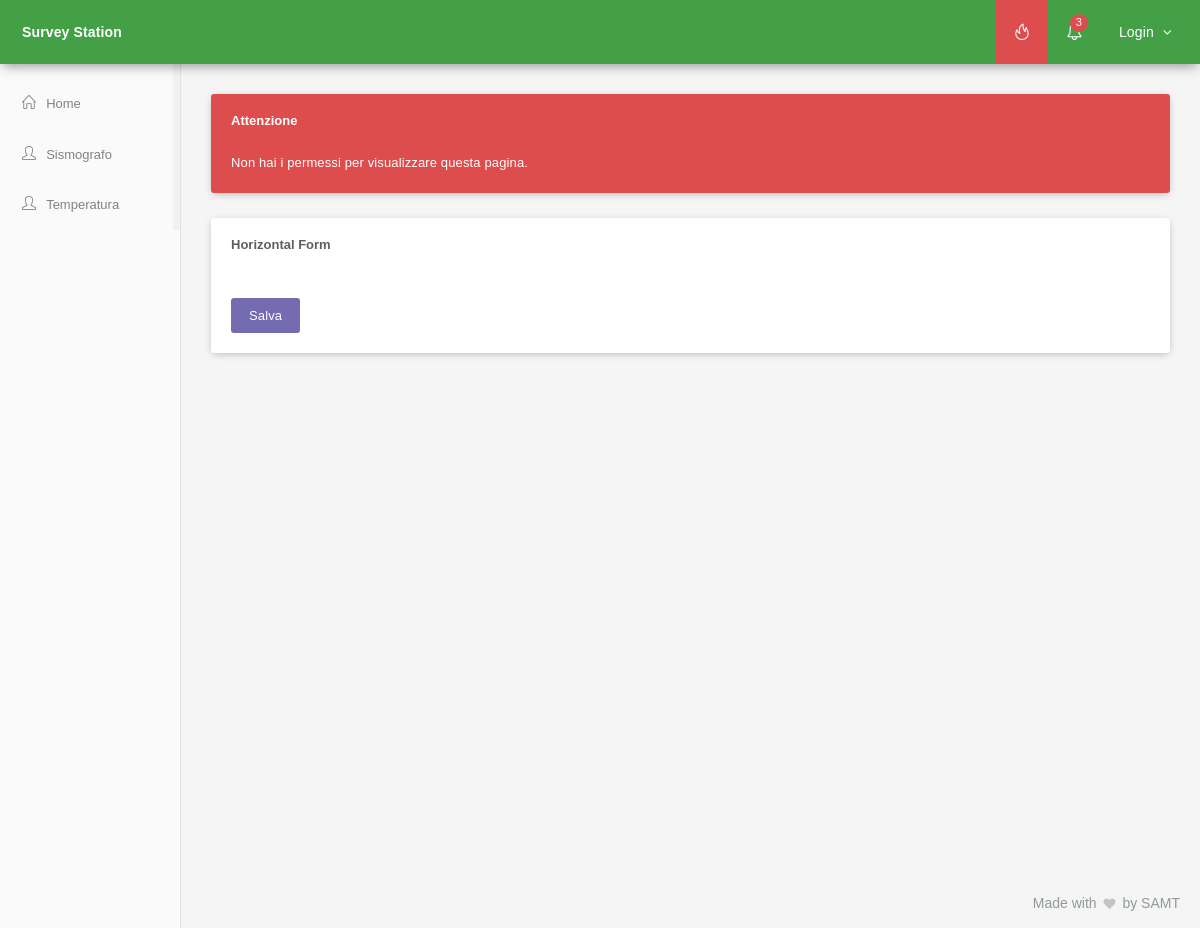
Before: /Sito/admin/index.php with the older database file.
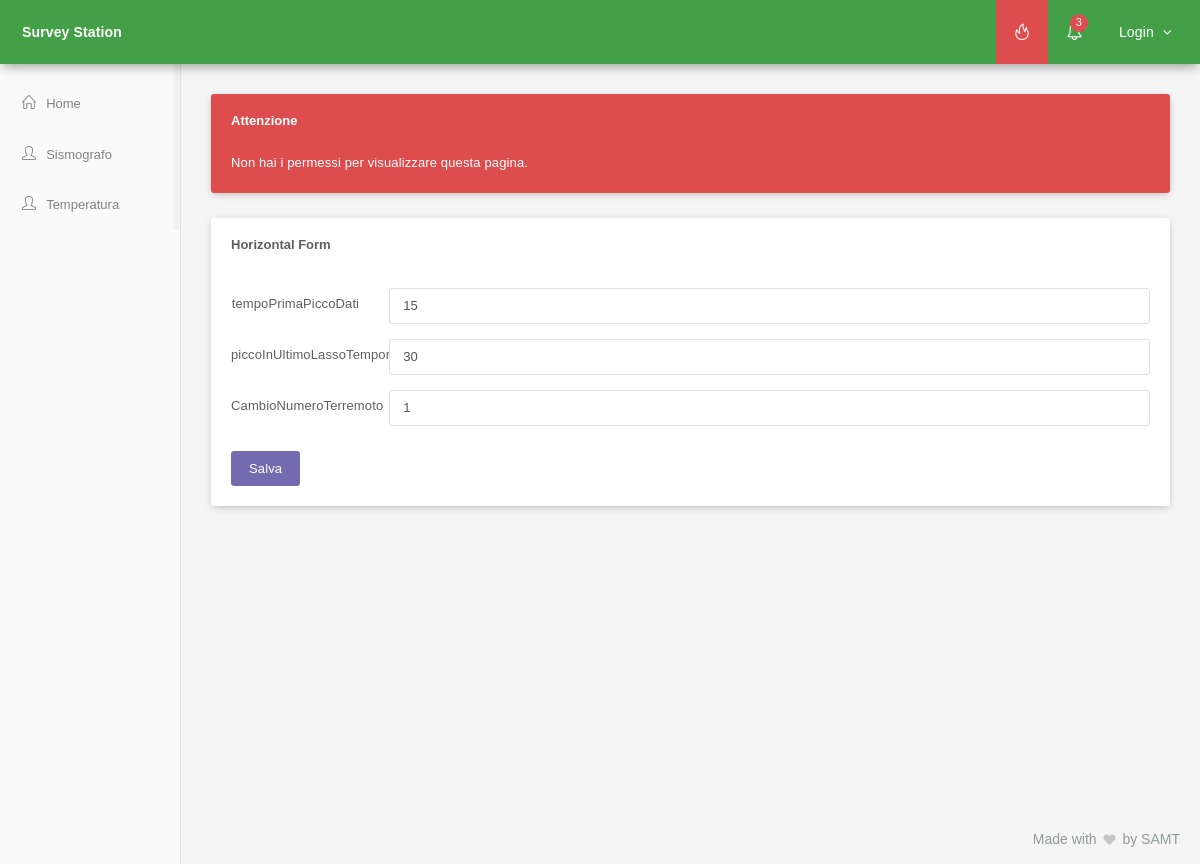
After: the same page with the newer database file.
### tables this page shows
create table configurazione(
  `ID` int(11) AUTO_INCREMENT not null,
  `Parametro` varchar(60) NOT NULL,
  `Valore` varchar(60) NOT NULL,
  PRIMARY KEY (`ID`)
);

### Sito/admin/index.php (the view, shortened to what this page needs)
<?php
require "../inc/config.php";
?>
<!DOCTYPE html>
<html lang="en">
<head>
	<?php
	$globals['page'] = 'Admin';
	require "../inc/head.php"; ?>
	<head>
		<body class="compact-menu">
			<main class="page-content content-wrap">
				<?php require "../inc/menu.php"; ?>
				<?php require "../inc/sidebar.php"; ?>
				<div class="page-inner">
					<div id="main-wrapper">
						<div class="row">
							<div class="col-lg-12 col-md-12 col-sm-12 col-xs-12">
								<div class="panel panel-red">
									<div class="panel-heading">
										<h3 class="panel-title">Attenzione</h3>
									</div>
									<div class="panel-body">
										Non hai i permessi per visualizzare questa pagina.
									</div>
								</div>
							</div>
						</div>
						<div class="row">
							<div class="col-lg-12 col-md-12 col-sm-12 col-xs-12">
								<div class="panel panel-white">
									<div class="panel-heading clearfix">
										<h4 class="panel-title">Horizontal Form</h4>
									</div>
									<div class="panel-body">
										<form class="form-horizontal m-t-xs" action="" method="post">
											<?php
											$result = $mysql_con->query('SELECT * from configurazione');
											$rows = array();
											while ($r = $result->fetch_array(MYSQLI_ASSOC)) {
												$rows[] = $r;
											}
											for($i=0; $i<count($rows); $i++){
												echo '<div class="form-group">
												<label for="input-Default" class="col-sm-2 control-label">'.$rows[$i]["Parametro"].'</label>
												<div class="col-sm-10">
												<input type="text" class="form-control" name="'.$rows[$i]["ID"].'" value="'.$rows[$i]["Valore"].'"/>
												</div>
												</div>';
											}
											?>
											<button type="submit" class="btn btn-primary m-t-xs m-b-xs">Salva</button>
										</form>
									</div>
								</div>
							</div>
						</div>
					</div>
					<?php require "../inc/foot.php"; ?>
				</div>
			</main>
		</body>

### Sito/inc/head.php (shortened to what this page needs)
<link href="/surveystation/assets/plugins/pace-master/themes/blue/pace-theme-flash.css" rel="stylesheet"/>
<link href="/surveystation/assets/plugins/uniform/css/default.css" rel="stylesheet"/>
<link href="/surveystation/assets/plugins/bootstrap/css/bootstrap.min.css" rel="stylesheet" type="text/css"/>
<link href="/surveystation/assets/plugins/fontawesome/css/font-awesome.css" rel="stylesheet" type="text/css"/>
<link href="/surveystation/assets/plugins/line-icons/simple-line-icons.css" rel="stylesheet" type="text/css"/>
<link href="/surveystation/assets/plugins/offcanvasmenueffects/css/menu_cornerbox.css" rel="stylesheet" type="text/css"/>
<link href="/surveystation/assets/plugins/waves/waves.min.css" rel="stylesheet" type="text/css"/>
<link href="/surveystation/assets/plugins/switchery/switchery.min.css" rel="stylesheet" type="text/css"/>
<link href="/surveystation/assets/plugins/3d-bold-navigation/css/style.css" rel="stylesheet" type="text/css"/>
<link href="/surveystation/assets/plugins/slidepushmenus/css/component.css" rel="stylesheet" type="text/css"/>
<link href="/surveystation/assets/plugins/weather-icons-master/css/weather-icons.min.css" rel="stylesheet" type="text/css"/>
<link href="/surveystation/assets/plugins/toastr/toastr.min.css" rel="stylesheet" type="text/css"/>
<link href="/surveystation/assets/css/meteor.min.css" rel="stylesheet" type="text/css"/>
<link href="/surveystation/assets/css/layers/material-layer-green.css" class="theme-color" rel="stylesheet" type="text/css"/>
<link href="/surveystation/assets/css/animate.css" rel="stylesheet" type="text/css"/>
<link href="/surveystation/assets/css/custom.css" rel="stylesheet" type="text/css"/>

### Sito/inc/menu.php (shortened to what this page needs)
<div class="navbar">
    <div class="navbar-inner">
        <div class="logo-box">
            <a href="/surveystation/index.php" class="logo-text"><span>Survey Station</span></a>
        </div>
        <div class="topmenu-outer">
            <div class="top-menu">
                <ul class="nav navbar-nav navbar-right">
                    <li><a id="btn-n" class="dropdown-toggle btn-danger" data-toggle="dropdown"><i class="icon-fire"></i></a></li>
                    <li class="dropdown">
                        <a href="#" class="dropdown-toggle" data-toggle="dropdown"><i class="icon-bell"></i><span class="badge badge-danger pull-right">3</span></a>
                    </li>
                    <li class="dropdown">
                        <a href="#" class="dropdown-toggle" data-toggle="dropdown">
                            <span class="user-name">
                              <?php
                                if($_SESSION['email'] != null){
                                  echo "<i class='fa fa-user'></i>";
                                }
                                else{
                                  echo "Login";
                                }
                              ?>
                              <i class="fa fa-angle-down"></i>
                            </span>
                        </a>
                    </li>
                </ul>
            </div>
        </div>
    </div>
</div>

### Sito/inc/sidebar.php (shortened to what this page needs)
<div class="page-sidebar sidebar">
    <div class="page-sidebar-inner slimscroll">
        <ul class="menu accordion-menu">
            <li class="<?php if($globals['page'] == 'Home') echo 'active'; ?>"><a href="/surveystation/" class="waves-effect waves-button"><span class="menu-icon icon-home"></span><p>Home</p></a></li>
            <li class="<?php if($globals['page'] == 'Shake') echo 'active'; ?>"><a href="/surveystation/shake" class="waves-effect waves-button"><span class="menu-icon icon-user"></span><p>Sismografo</p><?php if($globals['page'] == 'shake') echo '<span class="active-page"></span>'; ?></a></li>
            <li class="<?php if($globals['page'] == 'Temperatura') echo 'active'; ?>"><a href="profile.html" class="waves-effect waves-button"><span class="menu-icon icon-user"></span><p>Temperatura</p><?php if($globals['page'] == 'temp') echo '<span class="active-page"></span>'; ?></a></li>
        </ul>
    </div>
</div>

### Sito/inc/foot.php
<div class="page-footer">
    <p class="no-s">Made with <i class="fa fa-heart"></i> by SAMT</p>
</div>

### Sito/assets/css/layers/material-layer-green.css (style rules this page uses)
body { background: #ccc; }
.page-content { background: #fafafa; }
.navbar { height: 64px; box-shadow: 0 5px 11px -3px rgba(0, 0, 0, 0.4); }
.navbar-inner { background: #43A047; }
.navbar .logo-box { background: #43A047; width: 180px; height: 64px; }
.navbar .logo-box a { color: #fff; }
.navbar .logo-box .logo-text { line-height: 64px; padding-left: 22px; padding-right: 22px; font-weight: bold; }
.topmenu-outer { background: #43A047; height: 64px; margin-left: 180px; }
.top-menu .navbar-nav > li > a { color: #fff; padding: 0 18px; }
.sidebar { background: #fafafa; }
.menu { background: #fafafa; }
.menu.accordion-menu { width: 180px; }
.menu.accordion-menu a { color: #828282; padding-left: 22px; padding-right: 22px; }
.menu.accordion-menu a p { font-size: 13px; }
.menu.accordion-menu > li > a.waves-button, .menu.accordion-menu > li > a.waves-circle { -webkit-mask-image: none; }
.top-menu .navbar-nav > li > a > .badge { top: 14px; right: 13px; }
.top-menu .navbar-nav > li > a > .user-name { line-height: 64px; }
.page-sidebar { width: 180px; }
.page-sidebar .page-sidebar-inner { padding-top: 15px; }
.page-footer { background: #F5F5F5; }
.page-footer p { color: #90999c; text-align: right; }
.page-footer p i { color: #c4c4c4; }
.top-menu .navbar-nav > li > a > i { line-height: 64px; }
.page-inner { border-left: 1px solid #E2E2E2; }
#main-wrapper { margin: 30px; }
.panel { box-shadow: 0 2px 8px -2px rgba(0,0,0,0.3); border: 0; }
.navbar, .top-menu .navbar-nav>li, .topmenu-outer { height: 64px; }

Changed rows visible on the page:
added configurazione: Parametro "tempoPrimaPiccoDati", Valore "15"
added configurazione: Parametro "piccoInUltimoLassoTemporale", Valore "30"
added configurazione: Parametro "CambioNumeroTerremoto", Valore "1"
